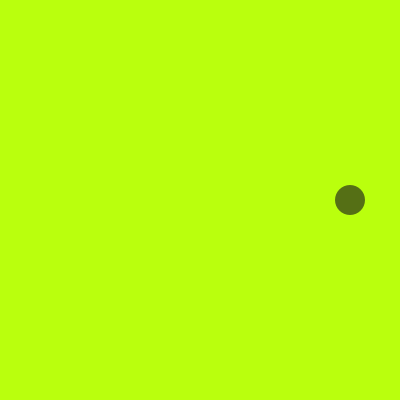
Frame 1 (no input)
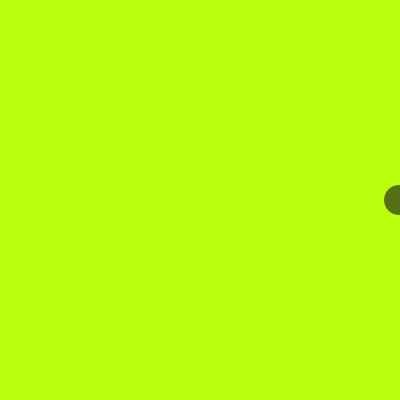
Frame 60 (the mouse pressed at the canvas centre just before this capture)
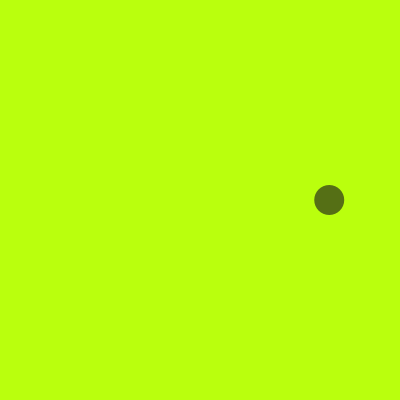
Frame 120 (the mouse held since frame 60 and released just before this capture)

The Processing sketch that drew these frames (run headless with seeded random() and noise(); from frame 60 on, the mouse is pressed at the canvas centre):

// Processing sketch: e043_map_sine
// ── e043_map_sine.pde
float a = 0;

void setup() {
  size(400, 400);
  background(#BAFF0D);
  fill(#556F15);
  noStroke();
  smooth();
}
void draw() {
  background(#BAFF0D);

  float x = map(sin(a), -1, 1, 300, 400);

  ellipse(x, 200, 30, 30);
  
  a = a + 0.03;
}
